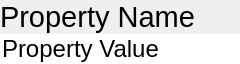
<?xml version="1.0" encoding="UTF-8"?>
<ui version="4.0">
 <class>property</class>
 <widget class="QWidget" name="property">
  <property name="geometry">
   <rect>
    <x>0</x>
    <y>0</y>
    <width>240</width>
    <height>47</height>
   </rect>
  </property>
  <property name="sizePolicy">
   <sizepolicy hsizetype="Fixed" vsizetype="Preferred">
    <horstretch>0</horstretch>
    <verstretch>0</verstretch>
   </sizepolicy>
  </property>
  <property name="windowTitle">
   <string>Form</string>
  </property>
  <property name="locale">
   <locale language="English" country="Germany"/>
  </property>
  <layout class="QVBoxLayout" name="verticalLayout">
   <property name="spacing">
    <number>0</number>
   </property>
   <property name="leftMargin">
    <number>0</number>
   </property>
   <property name="topMargin">
    <number>0</number>
   </property>
   <property name="rightMargin">
    <number>0</number>
   </property>
   <property name="bottomMargin">
    <number>0</number>
   </property>
   <item>
    <widget class="QLabel" name="property_name">
     <property name="font">
      <font>
       <family>Arial</family>
       <pointsize>22</pointsize>
      </font>
     </property>
     <property name="locale">
      <locale language="English" country="Germany"/>
     </property>
     <property name="text">
      <string>Property Name</string>
     </property>
    </widget>
   </item>
   <item>
    <widget class="PropertyEdit" name="property_value">
     <property name="font">
      <font>
       <family>Arial</family>
       <pointsize>18</pointsize>
      </font>
     </property>
     <property name="styleSheet">
      <string notr="true">border: 0px;</string>
     </property>
     <property name="locale">
      <locale language="English" country="Germany"/>
     </property>
     <property name="text">
      <string>Property Value</string>
     </property>
     <property name="frame">
      <bool>false</bool>
     </property>
     <property name="readOnly">
      <bool>true</bool>
     </property>
    </widget>
   </item>
  </layout>
 </widget>
 <customwidgets>
  <customwidget>
   <class>PropertyEdit</class>
   <extends>QLineEdit</extends>
   <header>views/components/property_edit.h</header>
  </customwidget>
 </customwidgets>
 <resources/>
 <connections/>
</ui>
